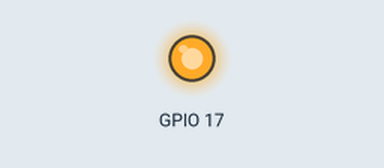
Recording of a program running on a simulated Raspberry Pi (BCM pin numbers). Shown: output pins drawn as LEDs (lit = HIGH). What the program prints to the terminal is not drawn. At 2.0 s the program stops and its outputs stay as they are.

Above: at 0.5 s.
Timing chart, 0 to 3.0 s (numbered marks = the images above):
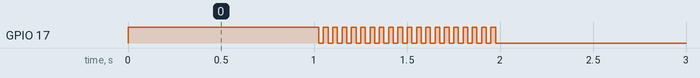

Measured:
- by itself, GPIO 17: repeats every 0.05 s: LOW 0.03 s, HIGH 0.03 s, until it stays LOW from 2.0 s

The program:

OOP.py
```python
# -*- coding: utf-8 -*-
import time
import RPi.GPIO as GPIO

class LED:
    def __init__(self):
        self.color = 'green'
        self.size = 'little'
        self.setup()

    def setup(self):
        GPIO.setup(17, GPIO.OUT)

    def show_info(self):
        print(self.color, self.size)

    def turn_on(self):
        GPIO.output(17, True)

    def turn_off(self):
        GPIO.output(17, False)

    def blink(self, times, frenquency):
        if times <= 0 or frenquency <=0:
            print('Oooops, please give the \
                  right times or frequency')
            return
        else:
            period = 1./frenquency
            for i in range(times):
                self.turn_on()
                time.sleep(period/2.)
                self.turn_off()
                time.sleep(period/2.)


def setup():
    GPIO.setmode(GPIO.BCM)

def safeExit():
    GPIO.cleanup()
    exit()

def main():
    try:
        print('The first try of OOP')
        setup()
        gLed = LED()
        gLed.show_info()
        gLed.turn_on()
        time.sleep(1)
        gLed.turn_off()
        gLed.blink(times=20,frenquency=20)
        safeExit()
    except KeyboardInterrupt:
        print('\nKeyboardInterrupt Detected.')
        safeExit()

main()
```
